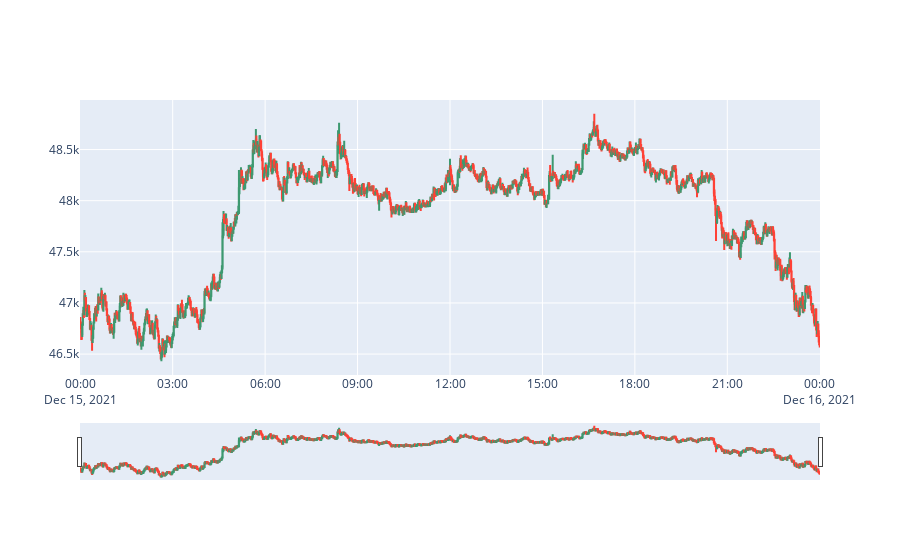

Here is the notebook cell this chart was saved with:
### Code cell
import plotly.graph_objects as go

fig = go.Figure(data=[
    go.Candlestick(
        x=df['Opentime'],
        open=df['Open'],
        high=df['High'],
        low=df['Low'],
        close=df['Close']
    )]
)
fig.show()

### Figure 1 — Plotly figure (JSON) as saved in the notebook; plotly's stock layout.template omitted (floating-point values rounded to 4 significant figures; data arrays with more than 128 entries replaced by an {"elided": "..."} marker saying what was removed)
{"data": [{"close": {"elided": "1442 float values"}, "high": {"elided": "1442 float values"}, "low": {"elided": "1442 float values"}, "open": {"elided": "1442 float values"}, "type": "candlestick", "x": {"elided": "1442 str values"}}], "layout": {}}
